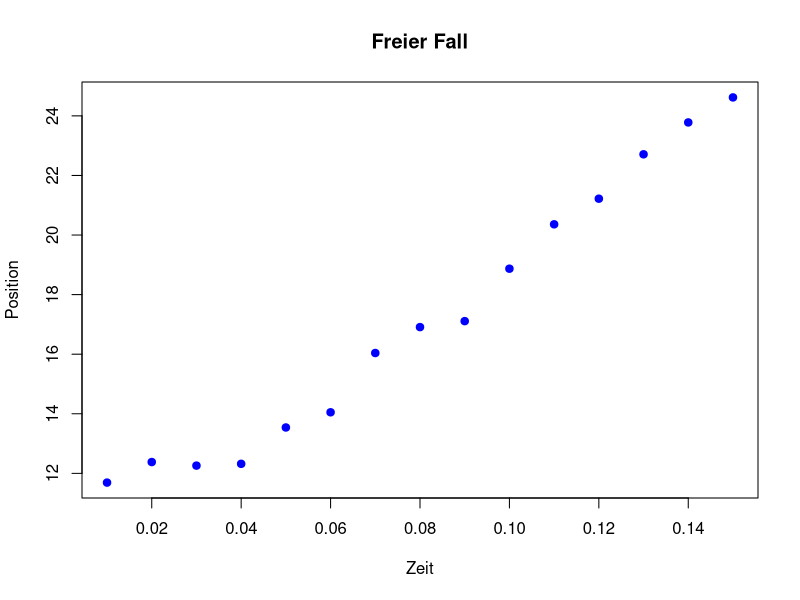

Here is the R script that generated this plot:
setwd("/home/steinerj/Documents/Bachelory-Study/Artificial Intelligence/AI/introduction-ki-machine-learning/data")
Daten <- read.csv("FreierFall.csv", header=TRUE, sep=",", fill=TRUE)

# Daten der ersten 12 Zeilen
Daten[1:12,]
summary(Daten)

# Einzelne Spalten in Variablen einlesen
zeit <- Daten[,"Zeit"]
position <- Daten[,"Position"]

# Durchschnittswert und Standardabweichung der Position
mean(position)
sd(position)

# Ausgeben der Graphik
plot(zeit,position,main="Freier Fall", xlab="Zeit", ylab="Position",col="blue",pch=19)